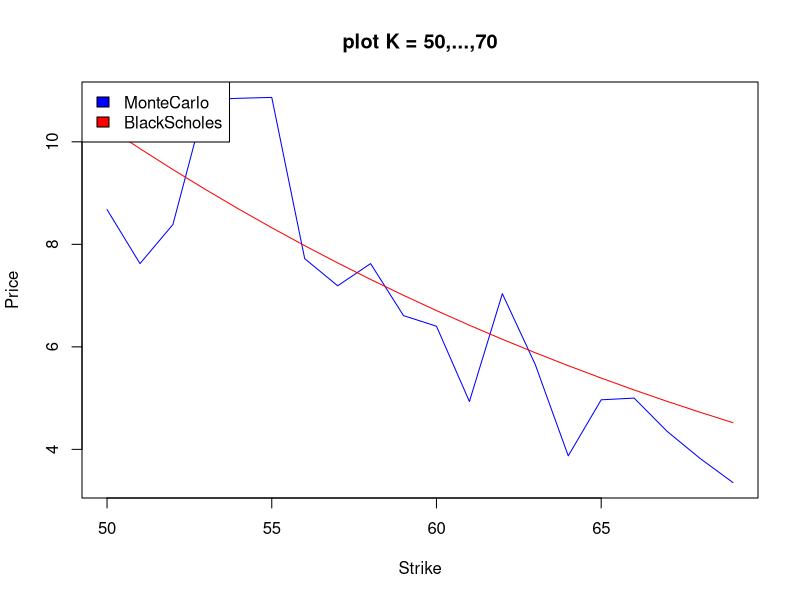
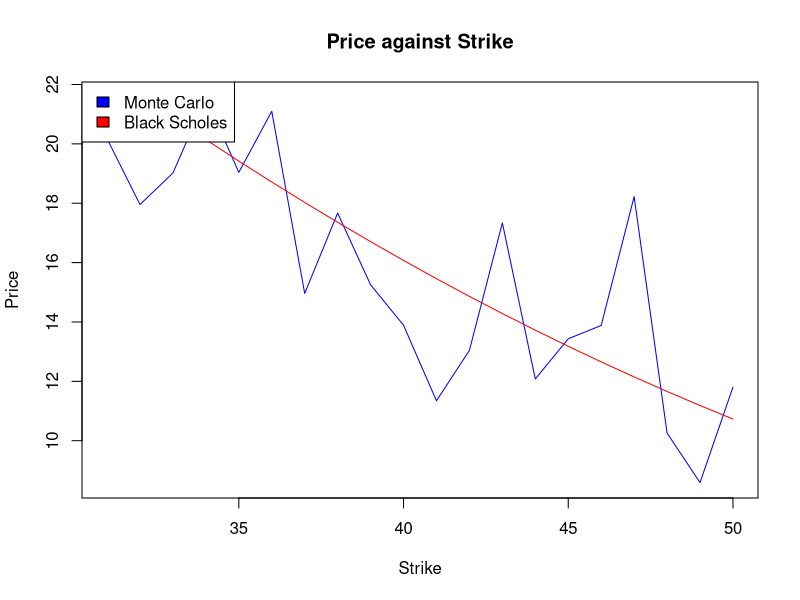
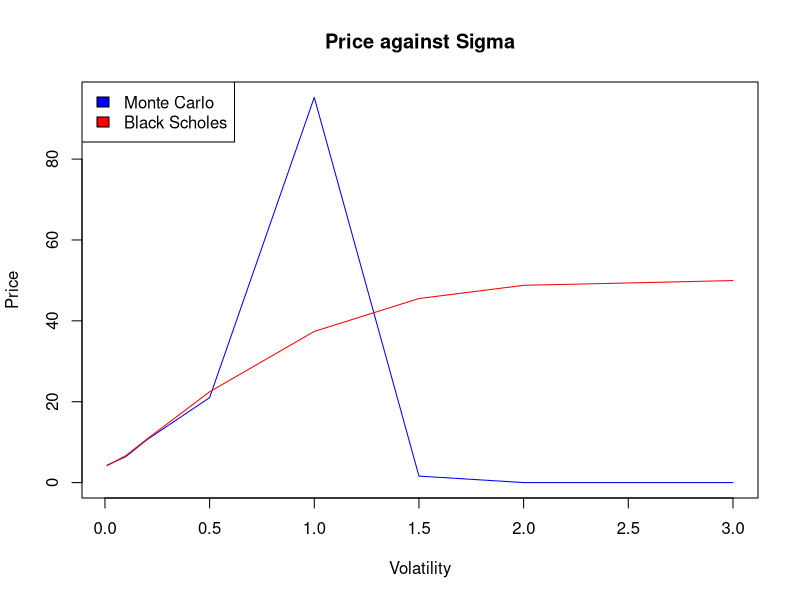

Here is the R script that generated these plots, in order:
## ---- chunk 1
knitr::opts_chunk$set(echo = TRUE)
## ---- chunk 2
init_price <- 50
K <- 50
r<- 0.0175
sigma <- 0.2
T <- 5
M <- 100
N <- 100
## ---- chunk 3
BS_V0 <- function(S_0, K, r, sigma, T){
  d1 <- (log(S_0/K) + (r + sigma^2/2)*T)/(sigma * sqrt(T)) 
  d2 <- (log(S_0/K) + (r - sigma^2/2)*T)/(sigma * sqrt(T)) 
  res <- S_0 * pnorm(d1) - K*pnorm(d2) * exp(-r * T)
  return(res)
}

MC_V0 <- function(S_0, K, r, sigma, T, N, M){
  payoff <- rep(0,M)
  for (i in 1:M){
    s <- S_0
    for (n in 1:N){
      s <- s + r*s*(T/N) + sigma * s * rnorm(1) * sqrt(T/N)
    }
    if (s>K){
      payoff[[i]] <- s-K
    } else {
      payoff[[i]] <- 0
    }
  }
  res <- (1 + r * (T/N))^-N * mean(payoff)
}
## ---- chunk 4
MC <- rep(0,20)
BS <- rep(0,20)

for (i in 1:20){
  MC[[i]] <- MC_V0(init_price, K+i, r, sigma, T, M, N)
  BS[[i]] <- BS_V0(init_price, K+i, r, sigma, T)
}
print(MC)
print(BS)
plot(c(50:69), MC, main = "plot K = 50,...,70", ylab = "Price", xlab="Strike", type = "l", col = "blue")
lines(50:69, BS, col = "red")
legend("topleft",
       c("MonteCarlo","BlackScholes"),
       fill=c("blue","red"))
## ---- chunk 5
priceMC <- rep(0,20)
priceBS <- rep(0,20)

for (i in 0:19){
  priceMC[[i+1]] <- MC_V0(init_price, K-19+i, r, sigma, T, M, N)
  priceBS[[i+1]] <- BS_V0(init_price, K-19+i, r, sigma, T)
}
plot(K-rev(c(0:19)), priceMC, main = "Price against Strike", ylab = "Price" , xlab = "Strike", type = "l", col = "blue")
lines(K-rev(c(0:19)), priceBS, col="red")
legend("topleft", c("Monte Carlo", "Black Scholes"), fill=c("blue", "red"))
## ---- chunk 6
sigmas = c(0.01, 0.1, 0.2, 0.5, 1, 1.5, 2, 3)
priceMC = rep(0, length(sigmas))
priceBS = rep(0, length(sigmas))
for (i in 1:length(sigmas)){
  priceMC[[i]] <- MC_V0(init_price, K, r, sigmas[i], T, M, N)
  priceBS[[i]] <- BS_V0(init_price, K, r, sigmas[i], T)
}
plot(sigmas, priceMC, main = "Price against Sigma", ylab="Price",xlab="Volatility", type="l", col="blue")
lines(sigmas, priceBS, col="red")
legend("topleft", c("Monte Carlo", "Black Scholes"), fill = c("blue","red"))
